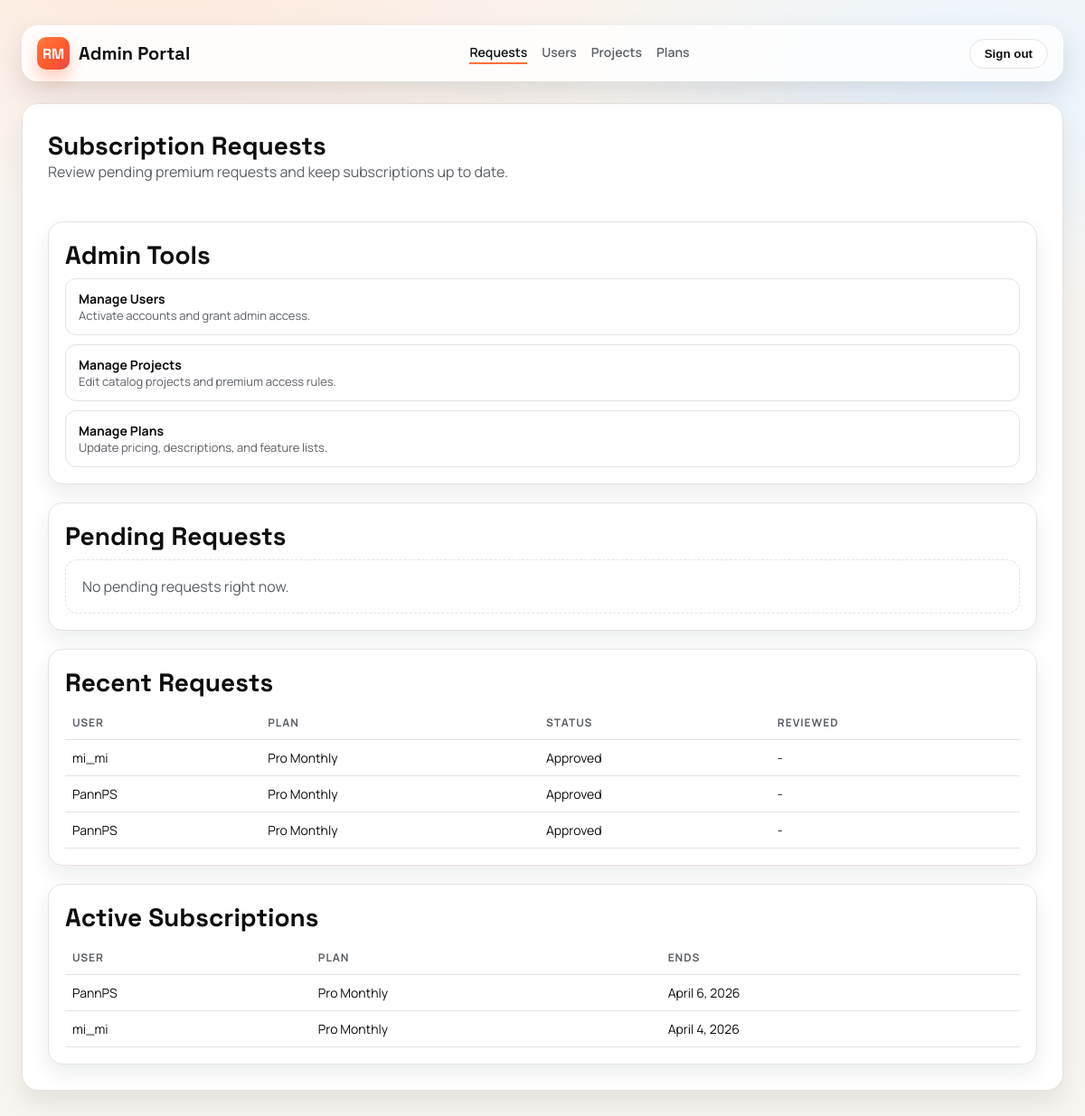
The page /admin-portal/ (signed in) on the database as committed earlier.
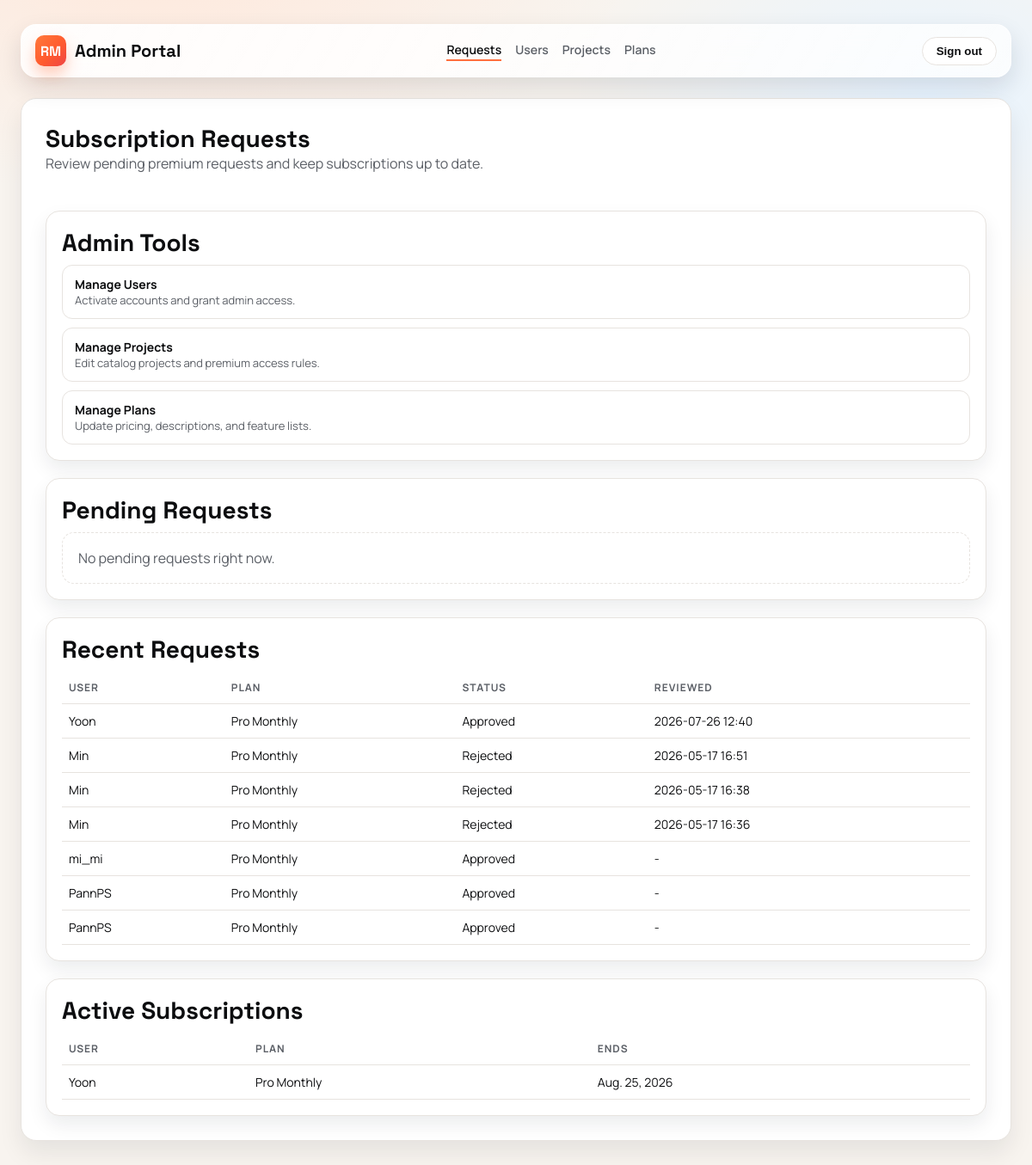
The same page on the database as committed later.
### users/models.py (models this page shows, shortened)
class PremiumRequest(models.Model):
    STATUS_CHOICES = [
        ("pending", "Pending"),
        ("approved", "Approved"),
        ("rejected", "Rejected"),
    ]
    user = models.ForeignKey(settings.AUTH_USER_MODEL, on_delete=models.CASCADE)
    plan = models.ForeignKey("Plan", on_delete=models.PROTECT, blank=True, null=True)
    status = models.CharField(max_length=20, choices=STATUS_CHOICES, default="pending")
    requested_at = models.DateTimeField(auto_now_add=True)
    reviewed_at = models.DateTimeField(blank=True, null=True)
    user_notified_at = models.DateTimeField(blank=True, null=True)
    note = models.TextField(blank=True)
    class Meta:
        ordering = ["-requested_at", "-id"]
        constraints = [
            models.UniqueConstraint(
                fields=["user"],
                condition=Q(status="pending"),
                name="users_one_pending_premium_request_per_user",
            )
        ]

class Plan(models.Model):
    name = models.CharField(max_length=50, unique=True)
    price = models.DecimalField(max_digits=8, decimal_places=2, default=0)
    description = models.TextField(blank=True)
    features = models.TextField(blank=True)
    class Meta:
        ordering = ["name", "id"]

class Subscription(models.Model):
    user = models.ForeignKey(settings.AUTH_USER_MODEL, on_delete=models.CASCADE)
    plan = models.ForeignKey(Plan, on_delete=models.PROTECT)
    start_date = models.DateField(default=timezone.now)
    end_date = models.DateField()
    is_active = models.BooleanField(default=True)
    class Meta:
        ordering = ["-start_date", "-id"]

### users/views.py (the view)
# urls.py: path("admin-portal/", views.admin_dashboard_view, name="admin_dashboard"),
@login_required
def admin_dashboard_view(request):
    if not request.user.is_staff:
        return redirect("admin_login")
    pending_requests = PremiumRequest.objects.filter(status="pending").select_related("user", "plan")
    recent_requests = PremiumRequest.objects.select_related("user", "plan").order_by("-requested_at")[:25]
    active_subscriptions = Subscription.objects.filter(is_active=True).select_related("user", "plan").order_by("-start_date")[:20]
    return render(
        request,
        "users/admin_dashboard.html",
        {
            "pending_requests": pending_requests,
            "recent_requests": recent_requests,
            "active_subscriptions": active_subscriptions,
        },
    )

### users/templates/users/admin_dashboard.html (shortened to what the changed rows need)
{% extends "users/admin_base.html" %}
{% block content %}
<div class="admin-shell">
    <div class="admin-header">
        <div>
            <h1>Subscription Requests</h1>
        </div>
    </div>
    <section class="admin-section">
        <h2 class="page-title">Admin Tools</h2>
    </section>
    <section class="admin-section">
        <h2 class="page-title">Pending Requests</h2>
    </section>
    <section class="admin-section">
        <h2 class="page-title">Recent Requests</h2>
        {% if recent_requests %}
            <table class="admin-table">
                <thead>
                    <tr>
                        <th>User</th>
                        <th>Plan</th>
                        <th>Status</th>
                        <th>Reviewed</th>
                    </tr>
                </thead>
                <tbody>
                    {% for req in recent_requests %}
                        <tr>
                            <td>{{ req.user.username }}</td>
                            <td>{% if req.plan %}{{ req.plan.name }}{% else %}-{% endif %}</td>
                            <td>{{ req.get_status_display }}</td>
                            <td>{% if req.reviewed_at %}{{ req.reviewed_at|date:"Y-m-d H:i" }}{% else %}-{% endif %}</td>
                        </tr>
                    {% endfor %}
                </tbody>
            </table>
        {% else %}
            <div class="admin-empty">No requests found.</div>
        {% endif %}
    </section>
    <section class="admin-section">
        <h2 class="page-title">Active Subscriptions</h2>
        {% if active_subscriptions %}
            <table class="admin-table">
                <thead>
                    <tr>
                        <th>User</th>
                        <th>Plan</th>
                        <th>Ends</th>
                    </tr>
                </thead>
                <tbody>
                    {% for sub in active_subscriptions %}
                        <tr>
                            <td>{{ sub.user.username }}</td>
                            <td>{{ sub.plan.name }}</td>
                            <td>{{ sub.end_date }}</td>
                        </tr>
                    {% endfor %}
                </tbody>
            </table>
        {% else %}
            <div class="admin-empty">No active subscriptions.</div>
        {% endif %}
    </section>
</div>
{% endblock %}

Rows that differ between the two databases and show on the page:
no longer on this page (row edited): Subscription: user.username "PannPS", plan.name "Pro Monthly", end_date "April 6, 2026"
no longer on this page (row edited): Subscription: user.username "mi_mi", plan.name "Pro Monthly", end_date "April 4, 2026"
added PremiumRequest: user.username "Yoon", plan.name "Pro Monthly", status "Approved", reviewed_at "2026-07-26 12:40"
added PremiumRequest: user.username "Min", plan.name "Pro Monthly", status "Rejected", reviewed_at "2026-05-17 16:51"
added PremiumRequest: user.username "Min", plan.name "Pro Monthly", status "Rejected", reviewed_at "2026-05-17 16:38"
added PremiumRequest: user.username "Min", plan.name "Pro Monthly", status "Rejected", reviewed_at "2026-05-17 16:36"
added Subscription: user.username "Yoon", plan.name "Pro Monthly", end_date "Aug. 25, 2026"
